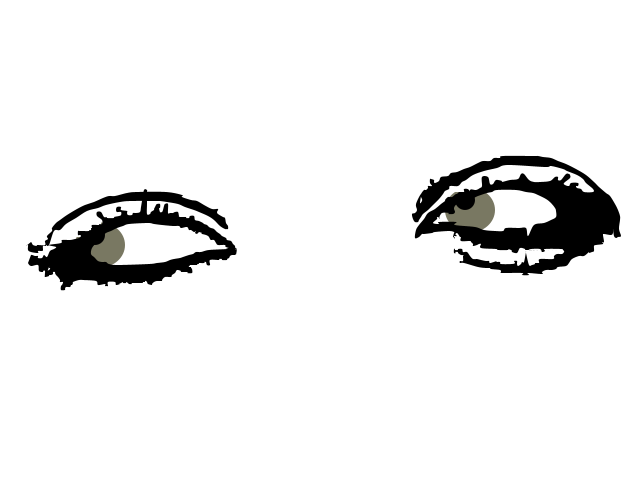
Frame 1 (no input)
Frame 60 (the mouse pressed at the canvas centre just before this capture): identical to frame 1, image omitted
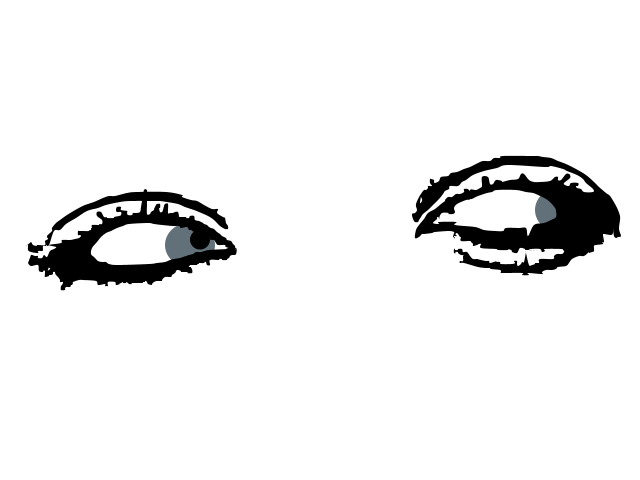
Frame 120 (the mouse held since frame 60 and released just before this capture)

The Processing sketch that drew these frames (run headless with seeded random() and noise(); from frame 60 on, the mouse is pressed at the canvas centre):

// Processing sketch: processing_13298
// ── processing_13298.pde

 //easing
  float currX = 0.0;
  float currY = 0.0;
  float easing = .1;
  
void setup()
{
  size(640, 480);
  smooth();
}


void draw()
{
  noStroke();
  background(#FFFFFF);
  
  //easing
  float targetX = mouseX;
  float targetY = mouseY;
  
  float dx = (targetX - currX);
  float dy = (targetY - currY);
  currX += (dx * easing);
  currY += (dy* easing);

  //left eye iris + pupil constrain
  float mx = constrain(currX, 100, 190);
  float my = constrain(currY, 245, 250);
  
  float m2x = constrain(currX, 95, 200);
  float m2y = constrain(currY, 235, 260);
  
  //right eye iris + pupil contrain
  
  float nx = constrain(currX, 475, 550);
  float ny = constrain(currY, 205, 227);
  
  float n2x = constrain(currX, 470, 560);
  float n2y = constrain(currY, 195, 237);
  
  //left eye iris + pupil
  
  if(mousePressed == true)
 {
  fill(#627179);
 }
 else
 {
  fill(#797862);
 }
 
  ellipse(mx, my, 50, 45);
  fill(0);
  ellipse(m2x, m2y, 20, 20);
  
  //right eye iris + pupil
  
    if(mousePressed == true)
 {
  fill(#627179);
 }
 else
 {
  fill(#797862);
 }
  
  
  ellipse(mx+370, my-35, 50, 45);
  fill(0);
  ellipse(m2x+370, m2y-35, 20, 20);
  
  //left eye
  noStroke();
  
  fill(#ffffff);
  rect(184, 258, 29, 21);
  rect(73, 216, 28, 21);
  
  fill(#000000);
  beginShape();
  curveVertex(31, 260);
  curveVertex(31, 255);
  curveVertex(35, 256);
  curveVertex(38, 256);
  curveVertex(38, 258);
  curveVertex(42, 258);
  curveVertex(44, 255);
  curveVertex(47, 257);
  curveVertex(50, 251);
  curveVertex(54, 249);
  curveVertex(56, 247);
  curveVertex(49, 245);
  curveVertex(61, 243);
  curveVertex(62, 240);
  curveVertex(70, 240);
  curveVertex(75, 239);
  curveVertex(79, 238);
  curveVertex(81, 236);
  curveVertex(80, 235);
  curveVertex(78, 235);
  curveVertex(78, 231);
  curveVertex(79, 231);
  curveVertex(81, 231);
  curveVertex(89, 231);
  curveVertex(89, 230);
  curveVertex(91, 230);
  curveVertex(91, 228);
  curveVertex(92, 228);
  curveVertex(92, 225);
  curveVertex(99, 225);
  curveVertex(99, 224);
  curveVertex(102, 224);
  curveVertex(102, 220);
  curveVertex(97, 216);
  curveVertex(97, 212);
  curveVertex(101, 212);
  curveVertex(104, 217);
  curveVertex(107, 217);
  curveVertex(107, 218);
  curveVertex(114, 218);
  curveVertex(114, 217);
  curveVertex(119, 216);
  curveVertex(121, 215);
  curveVertex(121, 212);
  curveVertex(117, 212);
  curveVertex(116, 210);
  curveVertex(117, 207);
  curveVertex(121, 207);
  curveVertex(121, 210);
  curveVertex(127, 211);
  curveVertex(127, 213);
  curveVertex(128, 215);
  curveVertex(132, 215);
  curveVertex(133, 213);
  curveVertex(136, 213);
  curveVertex(140, 212);
  curveVertex(141, 207);
  curveVertex(142, 201);
  curveVertex(144, 190);
  curveVertex(147, 190);
  curveVertex(147, 192);
  curveVertex(147, 204);
  curveVertex(147, 214);
  curveVertex(150, 214);
  curveVertex(151, 212);
  curveVertex(154, 210);
  curveVertex(154, 209);
  curveVertex(155, 207);
  curveVertex(156, 205);
  curveVertex(157, 204);
  curveVertex(160, 204);
  curveVertex(160, 208);
  curveVertex(159, 208);
  curveVertex(160, 212);
  curveVertex(162, 212);
  curveVertex(163, 210);
  curveVertex(164, 206);
  curveVertex(165, 204);
  curveVertex(168, 204);
  curveVertex(168, 213);
  curveVertex(170, 213);
  curveVertex(171, 213);
  curveVertex(172, 213);
  curveVertex(173, 213);
  curveVertex(175, 212);
  curveVertex(178, 212);
  curveVertex(179, 216);
  curveVertex(180, 216);
  curveVertex(179, 217);
  curveVertex(186, 217);
  curveVertex(186, 218);
  curveVertex(189, 218);
  curveVertex(190, 216);
  curveVertex(194, 216);
  curveVertex(195, 220);
  curveVertex(199, 221);
  curveVertex(203, 223);
  curveVertex(204, 224);
  curveVertex(207, 225);
  curveVertex(209, 227);
  curveVertex(211, 228);
  curveVertex(214, 229);
  curveVertex(217, 232);
  curveVertex(220, 234);
  curveVertex(222, 236);
  curveVertex(226, 238);
  curveVertex(227, 240);
  curveVertex(231, 241);
  curveVertex(233, 244);
  curveVertex(235, 246);
  curveVertex(235, 249);
  curveVertex(236, 249);
  curveVertex(226, 247);
  curveVertex(225, 245);
  curveVertex(218, 245);
  curveVertex(216, 243);
  curveVertex(214, 240);
  curveVertex(211, 240);
  curveVertex(210, 239);
  curveVertex(209, 237);
  curveVertex(208, 236);
  curveVertex(206, 235);
  curveVertex(202, 234);
  curveVertex(201, 234);
  curveVertex(202, 233);
  curveVertex(199, 232);
  curveVertex(199, 232);
  curveVertex(197, 234);
  curveVertex(197, 234);
  curveVertex(195, 233);
  curveVertex(196, 231);
  curveVertex(194, 232);
  curveVertex(191, 230);
  curveVertex(189, 230);
  curveVertex(187, 227);
  curveVertex(181, 228);
  curveVertex(179, 226);
  curveVertex(173, 226);
  curveVertex(162, 225);
  curveVertex(154, 224);
  curveVertex(148, 223);
  curveVertex(129, 224);
  curveVertex(123, 226);
  curveVertex(117, 228);
  curveVertex(111, 231);
  curveVertex(106, 233);
  curveVertex(101, 237);
  curveVertex(97, 242);
  curveVertex(92, 248);
  curveVertex(91, 254);
  curveVertex(94, 257);
  curveVertex(95, 258);
  curveVertex(98, 261);
  curveVertex(102, 262);
  curveVertex(106, 262);
  curveVertex(109, 264);
  curveVertex(118, 265);
  curveVertex(149, 264);
  curveVertex(157, 263);
  curveVertex(165, 262);
  curveVertex(170, 260);
  curveVertex(174, 259);
  curveVertex(180, 258);
  curveVertex(183, 257);
  curveVertex(189, 255);
  curveVertex(193, 254);
  curveVertex(196, 252);
  curveVertex(201, 252);
  curveVertex(209, 250);
  curveVertex(227, 249);
  curveVertex(226, 248);
  curveVertex(236, 248);
  curveVertex(236, 255);
  curveVertex(236, 254);
  curveVertex(235, 255);
  curveVertex(232, 255);
  curveVertex(230, 256);
  curveVertex(229, 258);
  curveVertex(227, 259);
  curveVertex(227, 260);
  curveVertex(222, 260);
  curveVertex(222, 259);
  curveVertex(219, 259);
  curveVertex(219, 260);
  curveVertex(210, 260);
  curveVertex(210, 265);
  curveVertex(207, 265);
  curveVertex(206, 262);
  curveVertex(205, 262);
  curveVertex(205, 261);
  curveVertex(204, 263);
  curveVertex(199, 263);
  curveVertex(199, 264);
  curveVertex(197, 264);
  curveVertex(197, 265);
  curveVertex(190, 265);
  curveVertex(190, 266);
  curveVertex(189, 266);
  curveVertex(189, 267);
  curveVertex(191, 267);
  curveVertex(191, 268);
  curveVertex(192, 269);
  curveVertex(192, 273);
  curveVertex(187, 273);
  curveVertex(188, 272);
  curveVertex(181, 272);
  curveVertex(181, 271);
  curveVertex(177, 270);
  curveVertex(175, 273);
  curveVertex(172, 275);
  curveVertex(171, 277);
  curveVertex(165, 277);
  curveVertex(162, 280);
  curveVertex(162, 281);
  curveVertex(157, 281);
  curveVertex(154, 282);
  curveVertex(152, 284);
  curveVertex(152, 285);
  curveVertex(148, 284);
  curveVertex(147, 282);
  curveVertex(146, 281);
  curveVertex(145, 281);
  curveVertex(145, 282);
  curveVertex(143, 282);
  curveVertex(142, 283);
  curveVertex(132, 283);
  curveVertex(132, 284);
  curveVertex(129, 284);
  curveVertex(128, 283);
  curveVertex(126, 282);
  curveVertex(126, 283);
  curveVertex(123, 283);
  curveVertex(123, 282);
  curveVertex(121, 283);
  curveVertex(119, 284);
  curveVertex(120, 284);
  curveVertex(116, 285);
  curveVertex(115, 282);
  curveVertex(108, 282);
  curveVertex(108, 286);
  curveVertex(107, 286);
  curveVertex(105, 286);
  curveVertex(105, 284);
  curveVertex(98, 285);
  curveVertex(96, 281);
  curveVertex(83, 280);
  curveVertex(84, 280);
  curveVertex(79, 280);
  curveVertex(73, 282);
  curveVertex(73, 283);
  curveVertex(72, 285);
  curveVertex(71, 285);
  curveVertex(70, 287);
  curveVertex(66, 287);
  curveVertex(65, 289);
  curveVertex(65, 290);
  curveVertex(61, 290);
  curveVertex(61, 286);
  curveVertex(62, 285);
  curveVertex(63, 282);
  curveVertex(60, 282);
  curveVertex(60, 280);
  curveVertex(58, 277);
  curveVertex(56, 275);
  curveVertex(55, 273);
  curveVertex(55, 272);
  curveVertex(53, 272);
  curveVertex(53, 274);
  curveVertex(51, 275);
  curveVertex(49, 275);
  curveVertex(49, 276);
  curveVertex(45, 277);
  curveVertex(45, 275);
  curveVertex(45, 273);
  curveVertex(47, 271);
  curveVertex(49, 270);
  curveVertex(50, 269);
  curveVertex(50, 268);
  curveVertex(49, 268);
  curveVertex(49, 267);
  curveVertex(45, 277);
  curveVertex(45, 271);
  curveVertex(43, 271);
  curveVertex(43, 272);
  curveVertex(39, 271);
  curveVertex(38, 265);
  curveVertex(31, 266);
  curveVertex(28, 263);
  curveVertex(28, 260);
  endShape(CLOSE);
  
  beginShape();
  curveVertex(27, 242);
  curveVertex(31, 242);
  curveVertex(33, 245);
  curveVertex(37, 246);
  curveVertex(37, 245);
  curveVertex(45, 245);
  curveVertex(45, 241);
  curveVertex(48, 239);
  curveVertex(47, 236);
  curveVertex(52, 231);
  curveVertex(52, 228);
  curveVertex(56, 223);
  curveVertex(60, 220);
  curveVertex(67, 215);
  curveVertex(77, 209);
  curveVertex(85, 205);
  curveVertex(94, 202);
  curveVertex(103, 198);
  curveVertex(109, 196);
  curveVertex(115, 196);
  curveVertex(127, 193);
  curveVertex(137, 192);
  curveVertex(166, 192);
  curveVertex(182, 195);
  curveVertex(182, 197);
  curveVertex(191, 200);
  curveVertex(197, 201);
  curveVertex(204, 205);
  curveVertex(212, 209);
  curveVertex(218, 209);
  curveVertex(217, 212);
  curveVertex(218, 214);
  curveVertex(223, 217);
  curveVertex(225, 218);
  curveVertex(226, 223);
  curveVertex(228, 226);
  curveVertex(228, 229);
  curveVertex(227, 229);
  curveVertex(225, 229);
  curveVertex(220, 226);
  curveVertex(214, 220);
  curveVertex(208, 216);
  curveVertex(199, 212);
  curveVertex(194, 210);
  curveVertex(185, 207);
  curveVertex(178, 204);
  curveVertex(167, 202);
  curveVertex(160, 201);
  curveVertex(159, 201);
  curveVertex(131, 201);
  curveVertex(120, 202);
  curveVertex(106, 205);
  curveVertex(98, 208);
  curveVertex(87, 211);
  curveVertex(76, 218);
  curveVertex(66, 224);
  curveVertex(60, 230);
  curveVertex(54, 231);
  curveVertex(49, 245);
  curveVertex(46, 245);
  curveVertex(46, 246);
  curveVertex(43, 246);
  curveVertex(43, 250);
  curveVertex(42, 251);
  curveVertex(38, 251);
  curveVertex(38, 253);
  curveVertex(31, 252);
  curveVertex(28, 250);
  curveVertex(28, 245);
  curveVertex(26, 246);
  curveVertex(27, 242);
  endShape(CLOSE);
  
  //right eye
  fill(#ffffff);
  rect(442, 179, 42, 13);
  rect(448, 230,40, 27);
  
  fill(#000000);
  beginShape();
  curveVertex(455, 232);
  curveVertex(454, 233);
  curveVertex(454, 238);
  curveVertex(455, 238);
  curveVertex(454, 236);
  curveVertex(457, 233);
  curveVertex(460, 237);
  curveVertex(461, 237);
  curveVertex(461, 241);
  curveVertex(470, 241);
  curveVertex(471, 242);
  curveVertex(473, 244);
  curveVertex(473, 246);
  curveVertex(477, 245);
  curveVertex(479, 244);
  curveVertex(481, 244);
  curveVertex(481, 248);
  curveVertex(496, 249);
  curveVertex(498, 250);
  curveVertex(508, 250);
  curveVertex(508, 249);
  curveVertex(511, 250);
  curveVertex(512, 251);
  curveVertex(512, 252);
  curveVertex(517, 253);
  curveVertex(520, 248);
  curveVertex(525, 249);
  curveVertex(525, 250);
  curveVertex(527, 250);
  curveVertex(558, 251);
  curveVertex(531, 250);
  curveVertex(531, 249);
  curveVertex(540, 249);
  curveVertex(542, 252);
  curveVertex(545, 251);
  curveVertex(545, 249);
  curveVertex(561, 249);
  curveVertex(563, 250);
  curveVertex(564, 251);
  curveVertex(564, 252);
  curveVertex(562, 254); 
  curveVertex(557, 254);
  curveVertex(554, 256);
  curveVertex(553, 259);
  curveVertex(540, 259);
  curveVertex(539, 262);
  curveVertex(539, 263);
  curveVertex(535, 263);
  curveVertex(535, 264);
  curveVertex(532, 265);
  curveVertex(529, 265);
  curveVertex(526, 253);
  curveVertex(526, 252);
  curveVertex(524, 262);
  curveVertex(522, 262);
  curveVertex(521, 264);
  curveVertex(518, 266);
  curveVertex(517, 264);
  curveVertex(517, 261);
  curveVertex(514, 261);
  curveVertex(515, 263);
  curveVertex(512, 264);
  curveVertex(501, 264);
  curveVertex(500, 262);
  curveVertex(496, 262);
  curveVertex(497, 261);
  curveVertex(490, 263);
  curveVertex(489, 261);
  curveVertex(486, 261);
  curveVertex(481, 260);
  curveVertex(477, 259);
  curveVertex(473, 259);
  curveVertex(470, 256);
  curveVertex(467, 252);
  curveVertex(463, 252);
  curveVertex(462, 249);
  curveVertex(458, 249);
  curveVertex(458, 250);
  curveVertex(455, 250);
  curveVertex(455, 249);
  curveVertex(454, 249);
  curveVertex(454, 253);
  curveVertex(456, 253);
  curveVertex(455, 252);
  curveVertex(458, 252);
  curveVertex(458, 253);
  curveVertex(461, 255);
  curveVertex(464, 255);
  curveVertex(463, 256);
  curveVertex(463, 261);
  curveVertex(460, 261);
  curveVertex(460, 263);
  curveVertex(464, 263);
  curveVertex(478, 267);
  curveVertex(486, 268);
  curveVertex(490, 268);
  curveVertex(491, 269);
  curveVertex(500, 270);
  curveVertex(501, 272);
  curveVertex(502, 273);
  curveVertex(522, 273);
  curveVertex(522, 275);
  curveVertex(529, 275);
  curveVertex(528, 273);
  curveVertex(542, 274);
  curveVertex(542, 272);
  curveVertex(546, 270);
  curveVertex(552, 270);
  curveVertex(556, 269);
  curveVertex(558, 267);
  curveVertex(566, 266);
  curveVertex(569, 263);
  curveVertex(572, 259);
  curveVertex(579, 256);
  curveVertex(584, 256);
  curveVertex(589, 252);
  curveVertex(589, 253);
  curveVertex(592, 252);
  curveVertex(594, 251);
  curveVertex(594, 246);
  curveVertex(596, 245);
  curveVertex(603, 244);
  curveVertex(602, 242);
  curveVertex(604, 242);
  curveVertex(603, 235);
  curveVertex(604, 234);
  curveVertex(611, 235);
  curveVertex(613, 233);
  curveVertex(613, 229);
  curveVertex(614, 236);
  curveVertex(616, 238);
  curveVertex(618, 237);
  curveVertex(621, 236);
  curveVertex(619, 229);
  curveVertex(620, 220);
  curveVertex(620, 216);
  curveVertex(618, 210);
  curveVertex(615, 204);
  curveVertex(610, 196);
  curveVertex(606, 193);
  curveVertex(599, 187);
  curveVertex(597, 185);
  curveVertex(594, 182);
  curveVertex(586, 175);
  curveVertex(576, 169);
  curveVertex(566, 164);
  curveVertex(558, 161);
  curveVertex(551, 158);
  curveVertex(543, 157);
  curveVertex(538, 156);
  curveVertex(533, 156);
  curveVertex(503, 156);
  curveVertex(500, 158);
  curveVertex(494, 158);
  curveVertex(490, 161);
  curveVertex(483, 161);
  curveVertex(478, 163);
  curveVertex(470, 167);
  curveVertex(464, 169);
  curveVertex(457, 172);
  curveVertex(451, 173);
  curveVertex(448, 176);
  curveVertex(441, 177);
  curveVertex(439, 181);
  curveVertex(435, 183);
  curveVertex(434, 182);
  curveVertex(434, 180);
  curveVertex(431, 179);
  curveVertex(430, 179);
  curveVertex(430, 183);
  curveVertex(432, 186);
  curveVertex(428, 186);
  curveVertex(428, 188);
  curveVertex(426, 190);
  curveVertex(424, 190);
  curveVertex(421, 194);
  curveVertex(421, 197);
  curveVertex(422, 199);
  curveVertex(422, 201);
  curveVertex(420, 203);
  curveVertex(421, 194);
  curveVertex(416, 204);
  curveVertex(417, 210);
  curveVertex(415, 213);
  curveVertex(412, 214);
  curveVertex(413, 219);
  curveVertex(415, 222);
  curveVertex(418, 222);
  curveVertex(419, 220);
  curveVertex(421, 217);
  curveVertex(423, 214);
  curveVertex(428, 210);
  curveVertex(432, 206);
  curveVertex(439, 199);
  curveVertex(443, 194);
  curveVertex(445, 191);
  curveVertex(449, 189);
  curveVertex(450, 186);
  curveVertex(458, 186);
  curveVertex(462, 182);
  curveVertex(466, 180);
  curveVertex(473, 175);
  curveVertex(484, 171);
  curveVertex(497, 168);
  curveVertex(508, 165);
  curveVertex(545, 167);
  curveVertex(551, 166);
  curveVertex(563, 169);
  curveVertex(567, 171);
  curveVertex(577, 175);
  curveVertex(583, 179);
  curveVertex(586, 183);
  curveVertex(593, 189);
  curveVertex(593, 192);
  curveVertex(584, 192);
  curveVertex(581, 189);
  curveVertex(577, 188);
  curveVertex(576, 186);
  curveVertex(578, 186);
  curveVertex(578, 183);
  curveVertex(571, 183);
  curveVertex(569, 186);
  curveVertex(565, 185);
  curveVertex(564, 183);
  curveVertex(570, 178);
  curveVertex(570, 175);
  curveVertex(569, 174);
  curveVertex(566, 174);
  curveVertex(561, 180);
  curveVertex(558, 180);
  curveVertex(558, 177);
  curveVertex(555, 177);
  curveVertex(550, 181);
  curveVertex(540, 182);
  curveVertex(534, 182);
  curveVertex(529, 180);
  curveVertex(524, 174);
  curveVertex(521, 174);
  curveVertex(518, 179);
  curveVertex(510, 180);
  curveVertex(502, 182);
  curveVertex(502, 181);
  curveVertex(496, 180);
  curveVertex(493, 184);
  curveVertex(490, 184);
  curveVertex(488, 177);
  curveVertex(482, 177);
  curveVertex(482, 186);
  curveVertex(480, 188);
  curveVertex(476, 190);
  curveVertex(470, 190);
  curveVertex(470, 199);
  curveVertex(478, 196);
  curveVertex(487, 193);
  curveVertex(492, 192);
  curveVertex(497, 190);
  curveVertex(516, 190);
  curveVertex(526, 192);
  curveVertex(533, 193);
  curveVertex(538, 195);
  curveVertex(546, 199);
  curveVertex(551, 203);
  curveVertex(555, 208);
  curveVertex(556, 211);
  curveVertex(556, 217);
  curveVertex(551, 220);
  curveVertex(544, 223);
  curveVertex(534, 225);
  curveVertex(528, 236);
  curveVertex(526, 228);
  curveVertex(519, 228);
  curveVertex(506, 228);
  curveVertex(503, 231);
  curveVertex(495, 231);
  curveVertex(484, 230);
  curveVertex(475, 227);
  curveVertex(455, 225);
  curveVertex(456, 222);
  curveVertex(439, 222);
  curveVertex(439, 224);
  curveVertex(433, 223);
  curveVertex(437, 219);
  curveVertex(437, 217);
  curveVertex(440, 218);
  curveVertex(439, 218);
  curveVertex(442, 213);
  curveVertex(449, 213);
  curveVertex(448, 214);
  curveVertex(453, 214);
  curveVertex(455, 212);
  curveVertex(454, 208);
  curveVertex(457, 204);
  curveVertex(466, 200);
  curveVertex(470, 199);
  curveVertex(469, 190);
  curveVertex(464, 189);
  curveVertex(464, 192);
  curveVertex(460, 194);
  curveVertex(456, 194);
  curveVertex(452, 197);
  curveVertex(448, 197);
  curveVertex(445, 200);
  curveVertex(445, 201);
  curveVertex(441, 204);
  curveVertex(435, 209);
  curveVertex(428, 213);
  curveVertex(424, 219);
  curveVertex(419, 225);
  curveVertex(416, 230);
  curveVertex(415, 238);
  curveVertex(419, 237);
  curveVertex(422, 234);
  curveVertex(424, 234);
  curveVertex(432, 233);
  curveVertex(435, 232);
  curveVertex(449, 231);
  curveVertex(454, 232);
  curveVertex(454, 233);
  curveVertex(453, 237);
  curveVertex(454, 237);
  curveVertex(454, 236);
  curveVertex(457, 236);
  curveVertex(457, 233);
  endShape(CLOSE);



  
 
}
